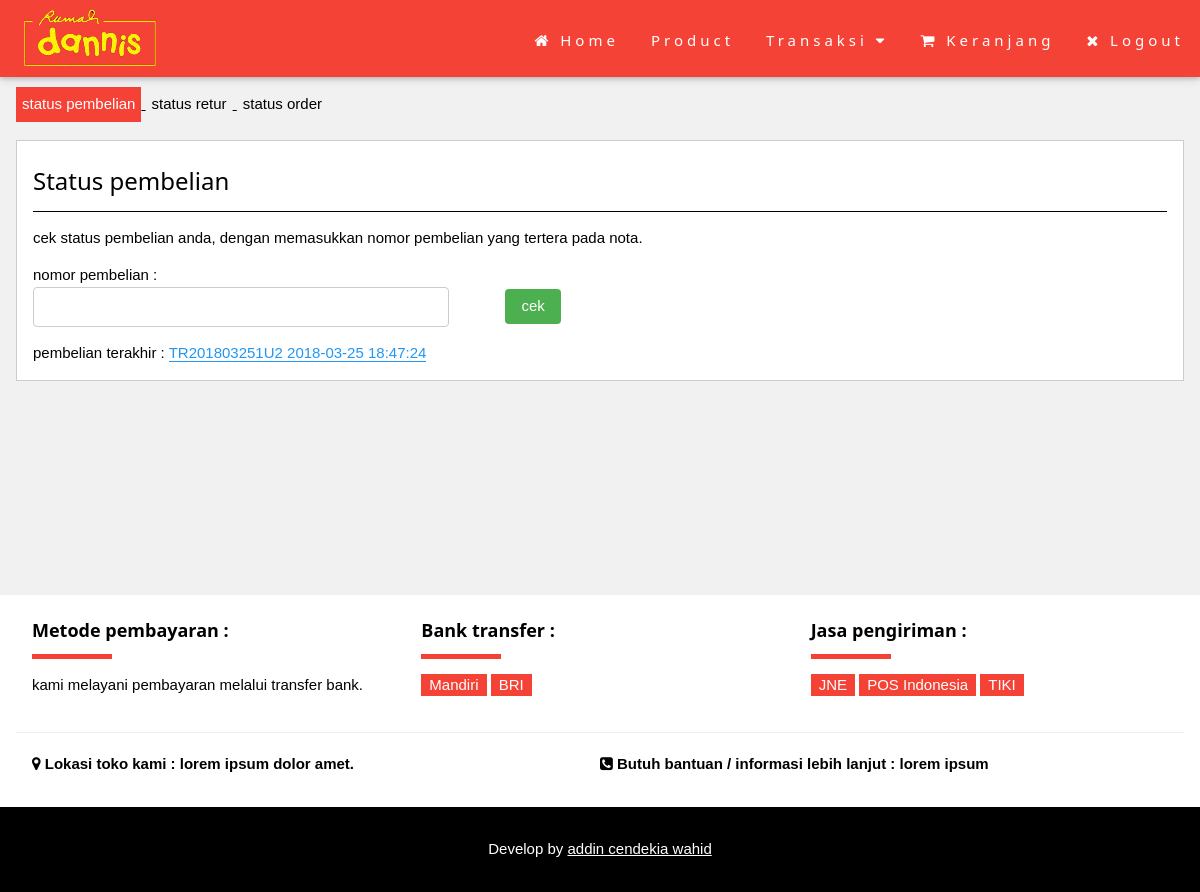
The page /website/status_pembelian.php (signed in) on the database its author committed.
### tables this page shows
CREATE TABLE `pembayaran` (
  `ID_PEMBAYARAN` varchar(20) NOT NULL,
  `ID_JUAL` varchar(20) NOT NULL,
  `ID_KAR` varchar(6) NOT NULL,
  `TGL_PEMBAYARAN` date DEFAULT NULL,
  `DEADLINE_PEMBAYARAN` date DEFAULT NULL,
  `BUKTI_PEMBAYARAN` varchar(20) DEFAULT NULL,
  `JENIS_PEMBAYARAN` char(1) DEFAULT NULL,
  `STATUS_PEMBAYARAN` char(1) DEFAULT NULL,
  `TOTAL_PEMBAYARAN` int(11) DEFAULT NULL
);

CREATE TABLE `penjualan` (
  `ID_JUAL` varchar(20) NOT NULL,
  `ID_KAR` varchar(6) NOT NULL,
  `ID_KONS` varchar(12) NOT NULL,
  `ID_PSN` varchar(20) DEFAULT NULL,
  `ID_ATM` int(11) DEFAULT NULL,
  `TGL_PESAN` timestamp NOT NULL DEFAULT CURRENT_TIMESTAMP ON UPDATE CURRENT_TIMESTAMP,
  `JENIS_JUAL` char(1) DEFAULT NULL,
  `STATUS` char(1) DEFAULT NULL,
  `TOTAL` int(11) DEFAULT NULL,
  `REKENING_KONS` varchar(35) DEFAULT NULL
);

### function/koneksi.php (called while the page is built)
<?php
function conn(){
	return mysqli_connect('localhost','root','', 'rumah_dannis');
}
?>

### function/pengiriman_pembayaran.php (called while the page is built, shortened)
<?php
  require_once "koneksi.php";
  function get_pembelian_terakhir($id_kons, $status_pembayaran = NULL){
    if ($status_pembayaran == NULL) {
      $sql = mysqli_query(conn(), "SELECT * FROM `pembayaran`, `penjualan`, `pengiriman` WHERE pembayaran.ID_PEMBAYARAN = pengiriman.ID_PEMBAYARAN AND penjualan.ID_JUAL = pembayaran.ID_JUAL AND penjualan.ID_KONS = '$id_kons' ORDER BY penjualan.TGL_PESAN DESC LIMIT 1");
      $hasil = mysqli_fetch_array($sql);
    }
    return $hasil;
  }
?>

### website/status_pembelian.php (the view, shortened to what this page needs)
<?php
  include 'header.php';
  include '../function/pengiriman_pembayaran.php';
  @$pembelian = get_pembelian_terakhir($_SESSION['ID_KONS']);
?>
<div class="w3-container w3-padding-32" style="margin-top:55px;">
  <div class="w3-bar" style="margin-bottom:18px">
  	<a href="status_pembelian.php">
  		<button class="w3-button <?php if (basename($_SERVER['PHP_SELF']) == 'status_pembelian.php') echo 'w3-red'; else echo 'w3-light-gray'; ?>" style="border:0px; padding:6px">status pembelian</button>
  	</a>
  	<a href="status_retur.php">
  		<button class="w3-button <?php if (basename($_SERVER['PHP_SELF']) == 'status_retur.php') echo 'w3-red'; else echo 'w3-light-gray'; ?>" style="border:0px; padding:6px">status retur</button>
  	</a>
    <a href="status_order.php">
      <button class="w3-button <?php if (basename($_SERVER['PHP_SELF']) == 'status_order.php') echo 'w3-red'; else echo 'w3-light-gray'; ?>" style="border:0px; padding:6px">status order</button>
    </a>
  </div>
  <div class="w3-container w3-card w3-white">
    <h3 class="w3-border-bottom w3-border-black w3-padding-12">Status pembelian</h3>
    <p>cek status pembelian anda, dengan memasukkan nomor pembelian yang tertera pada nota.</p>
    <form>
      <div class="w3-row">
        <div class="w3-col m5">
          <label for="nomor_pembelian">nomor pembelian :</label>
          <input id="nomorbeli" class="w3-input w3-border w3-round" type="text" name="nomor_pembelian" style="width:88%">
        </div>
        <div class="w3-col m7">
          <button id="cek" class="w3-btn w3-btn-small w3-round w3-green" type="button" name="button" style="margin-top:25px">cek</button>
        </div>
      </div>
    </form>
    <p>pembelian terakhir : <span id="cek2" data-id="<?php echo $pembelian['ID_JUAL']; ?>" class="w3-border-bottom w3-border-blue w3-text-blue"><?php echo $pembelian['ID_JUAL'].' '.$pembelian['TGL_PESAN']; ?></span></p>
  </div>
</div>
</body>
<?php include "footer.php"; ?>

### w3.css (style rules this page uses)
*,*:before,*:after { box-sizing:inherit }
html { -ms-text-size-adjust:100%;-webkit-text-size-adjust:100% }
body { margin:0 }
a { background-color:transparent;-webkit-text-decoration-skip:objects }
button,input,select,textarea { font:inherit;margin:0 }
button,input { overflow:visible }
button,select { text-transform:none }
button,html [type=button],[type=reset],[type=submit] { -webkit-appearance:button }
html,body { font-family:Verdana,sans-serif;font-size:15px;line-height:1.5 }
html { overflow-x:hidden }
h1,h2,h3,h4,h5,h6,.w3-slim,.w3-wide { font-family:"Segoe UI",Arial,sans-serif }
h3 { font-size:24px }
h1,h2,h3,h4,h5,h6 { font-weight:400;margin:10px 0 }
a { color:inherit }
.w3-btn,.w3-btn-block { border:none;display:inline-block;outline:0;padding:6px 16px;vertical-align:middle;overflow:hidden;text-decoration:none!important;color:#fff;background-color:#000;text-align:center;cursor:pointer;white-space:nowrap }
.w3-btn,.w3-btn-floating,.w3-btn-floating-large,.w3-closenav,.w3-opennav,.w3-btn-block { -webkit-touch-callout:none;-webkit-user-select:none;-khtml-user-select:none;-moz-user-select:none;-ms-user-select:none;user-select:none }
.w3-btn,.w3-btn-floating,.w3-dropnav a,.w3-btn-floating-large,.w3-btn-block, .w3-navbar a,.w3-sidenav a,.w3-pagination li a,.w3-hoverable tbody tr,.w3-hoverable li, .w3-accordion-content a,.w3-dropdown-content a,.w3-dropdown-click:hover,.w3-dropdown-hover:hover,.w3-opennav,.w3-closenav,.w3-closebtn,*[class*="w3-hover-"] { -webkit-transition:background-color .25s,color .15s,box-shadow .25s,opacity 0.25s,filter 0.25s,border 0.15s;transition:background-color .25s,color .15s,box-shadow .15s,opacity .25s,filter .25s,border .15s }
.w3-input { padding:8px;display:block;border:none;border-bottom:1px solid #808080;width:100% }
.w3-container:after,.w3-panel:after,.w3-row:after,.w3-row-padding:after,.w3-topnav:after,.w3-clear:after,.w3-btn-group:before,.w3-btn-group:after,.w3-btn-bar:before,.w3-btn-bar:after { content:"";display:table;clear:both }
.w3-col,.w3-half,.w3-third,.w3-twothird,.w3-threequarter,.w3-quarter { float:left;width:100% }
@media only screen and (min-width:601px) { .w3-col.m5 { width:41.66666% } }
@media only screen and (min-width:601px) { .w3-col.m7 { width:58.33333% } }
.w3-round,.w3-round-medium { border-radius:4px!important }
.w3-border { border:1px solid #ccc!important }
.w3-border-bottom { border-bottom:1px solid #ccc!important }
.w3-padding-12 { padding-top:12px!important;padding-bottom:12px!important }
.w3-padding-32 { padding-top:32px!important;padding-bottom:32px!important }
.w3-container { padding:0.01em 16px }
.w3-card { border:1px solid #ccc }
.w3-green,.w3-hover-green:hover { color:#fff!important;background-color:#4CAF50!important }
.w3-red,.w3-hover-red:hover { color:#fff!important;background-color:#f44336!important }
.w3-white,.w3-hover-white:hover { color:#000!important;background-color:#fff!important }
.w3-light-grey,.w3-hover-light-grey:hover,.w3-light-gray,.w3-hover-light-gray:hover { color:#000!important;background-color:#f1f1f1!important }
.w3-text-blue,.w3-hover-text-blue:hover { color:#2196F3!important }
.w3-border-blue,.w3-hover-border-blue:hover { border-color:#2196F3!important }
.w3-border-black,.w3-hover-border-black:hover { border-color:#000!important }

### rows shown on the page
pembayaran: ID_JUAL.ID_JUAL "TR201803251U2", ID_JUAL.TGL_PESAN "2018-03-25 18:47:24"
